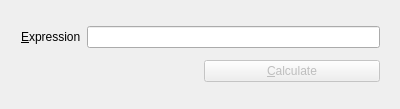
<?xml version="1.0" encoding="UTF-8"?>
<ui version="4.0">
 <class>Dialog</class>
 <widget class="QDialog" name="Dialog">
  <property name="geometry">
   <rect>
    <x>0</x>
    <y>0</y>
    <width>400</width>
    <height>109</height>
   </rect>
  </property>
  <property name="minimumSize">
   <size>
    <width>400</width>
    <height>109</height>
   </size>
  </property>
  <property name="maximumSize">
   <size>
    <width>400</width>
    <height>109</height>
   </size>
  </property>
  <property name="windowTitle">
   <string>Sample Qt calculator</string>
  </property>
  <property name="locale">
   <locale language="English" country="UnitedStates"/>
  </property>
  <widget class="QWidget" name="verticalLayoutWidget">
   <property name="geometry">
    <rect>
     <x>10</x>
     <y>10</y>
     <width>381</width>
     <height>91</height>
    </rect>
   </property>
   <layout class="QVBoxLayout" name="verticalLayout">
    <item>
     <layout class="QHBoxLayout" name="horizontalLayout_2">
      <item>
       <widget class="QLabel" name="exprLabel">
        <property name="text">
         <string>&amp;Expression</string>
        </property>
        <property name="buddy">
         <cstring>exprEdit</cstring>
        </property>
       </widget>
      </item>
      <item>
       <widget class="QLineEdit" name="exprEdit"/>
      </item>
     </layout>
    </item>
    <item>
     <layout class="QHBoxLayout" name="horizontalLayout_3">
      <item>
       <widget class="QLabel" name="resultLabel">
        <property name="font">
         <font>
          <family>Consolas</family>
          <pointsize>16</pointsize>
         </font>
        </property>
        <property name="text">
         <string/>
        </property>
        <property name="alignment">
         <set>Qt::AlignCenter</set>
        </property>
       </widget>
      </item>
      <item>
       <widget class="QPushButton" name="calcButton">
        <property name="enabled">
         <bool>false</bool>
        </property>
        <property name="text">
         <string>&amp;Calculate</string>
        </property>
       </widget>
      </item>
     </layout>
    </item>
   </layout>
  </widget>
 </widget>
 <layoutdefault spacing="6" margin="11"/>
 <resources/>
 <connections/>
</ui>
